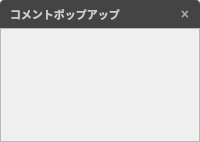
<?xml version="1.0" encoding="UTF-8"?>
<ui version="4.0">
 <class>CommentWindowContent</class>
 <widget class="QWidget" name="CommentWindowContent">
  <layout class="QVBoxLayout" name="mainLayout">
   <property name="spacing"><number>0</number></property>
   <property name="leftMargin"><number>0</number></property>
   <property name="topMargin"><number>0</number></property>
   <property name="rightMargin"><number>0</number></property>
   <property name="bottomMargin"><number>0</number></property>
   <item>
    <widget class="QWidget" name="headerBar" native="true">
     <property name="minimumSize"><size><width>0</width><height>28</height></size></property>
     <property name="maximumSize"><size><width>16777215</width><height>28</height></size></property>
     <property name="styleSheet"><string notr="true">QWidget#headerBar { background-color: rgba(20, 20, 20, 200); border-top-left-radius: 4px; border-top-right-radius: 4px; }</string></property>
     <layout class="QHBoxLayout" name="headerLayout">
      <property name="spacing"><number>5</number></property>
      <property name="leftMargin"><number>10</number></property>
      <property name="topMargin"><number>0</number></property>
      <property name="rightMargin"><number>5</number></property>
      <property name="bottomMargin"><number>0</number></property>
      <item><widget class="QLabel" name="titleLabel"><property name="styleSheet"><string notr="true">color: #cccccc; font-size: 11px; font-weight: bold;</string></property><property name="text"><string>コメントポップアップ</string></property></widget></item>
      <item><spacer name="headerSpacer"><property name="orientation"><enum>Qt::Orientation::Horizontal</enum></property><property name="sizeHint" stdset="0"><size><width>40</width><height>20</height></size></property></spacer></item>
      <item><widget class="QPushButton" name="closeButton"><property name="minimumSize"><size><width>20</width><height>20</height></size></property><property name="maximumSize"><size><width>20</width><height>20</height></size></property><property name="styleSheet"><string notr="true">QPushButton { border: none; background-color: transparent; color: #aaaaaa; font-size: 14px; font-weight: bold; border-radius: 3px; } QPushButton:hover { background-color: rgba(255, 255, 255, 30); color: #ffffff; } QPushButton:pressed { background-color: rgba(255, 255, 255, 50); }</string></property><property name="text"><string>×</string></property></widget></item>
     </layout>
    </widget>
   </item>
   <item><widget class="QSplitter" name="contentSplitter"><property name="orientation"><enum>Qt::Orientation::Vertical</enum></property><property name="childrenCollapsible"><bool>false</bool></property><widget class="PopupMetricsPanel" name="popupMetricsPanel"/></widget></item>
  </layout>
 </widget>
 <customwidgets><customwidget><class>PopupMetricsPanel</class><extends>QScrollArea</extends><header>livevoicebridge.desktop.monitoring.popup</header></customwidget></customwidgets><resources/>
 <connections/>
</ui>
